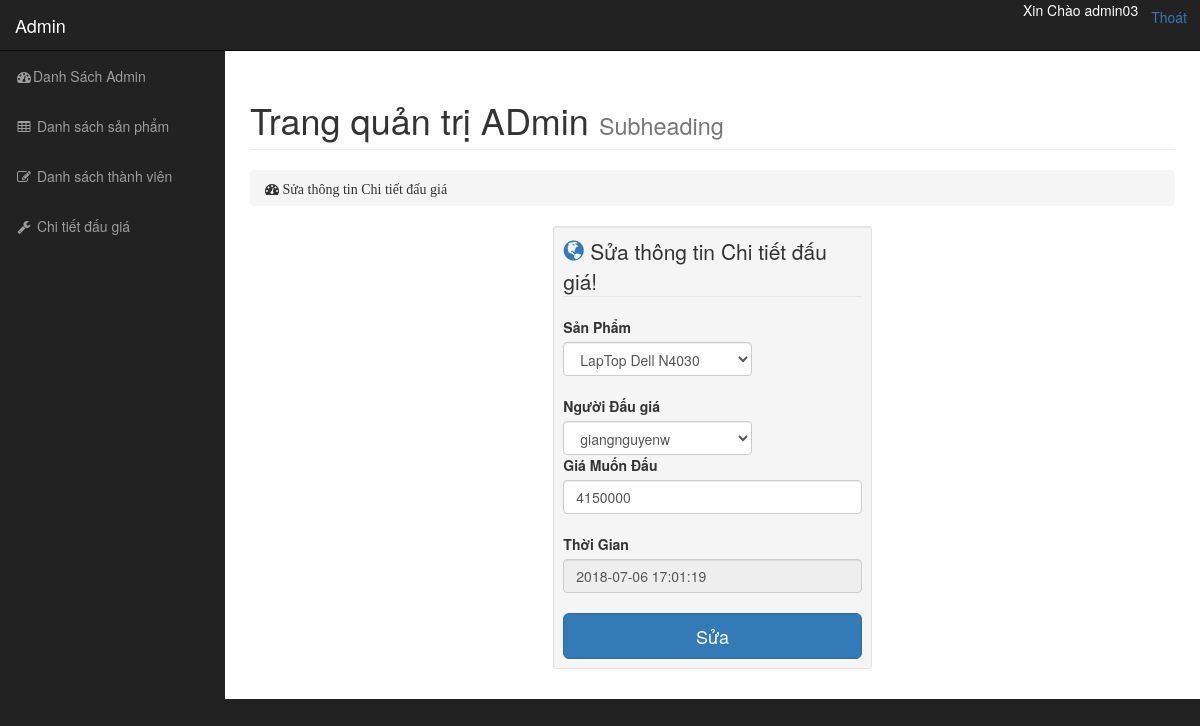
The app's page /admin/modules/ctdaugia/edit.php?id=217 (signed in) with its own data.
### tables this page shows
CREATE TABLE `ctdaugia` (
  `MaCT` int(11) NOT NULL,
  `MaSP` int(11) NOT NULL,
  `MaThanhVien` int(11) NOT NULL,
  `GiaMuonDau` float NOT NULL,
  `thoigian` timestamp NOT NULL DEFAULT CURRENT_TIMESTAMP ON UPDATE CURRENT_TIMESTAMP
);

CREATE TABLE `sanpham` (
  `MaSP` int(11) NOT NULL,
  `TenSP` varchar(50) NOT NULL,
  `GiaKhoiDiem` double NOT NULL,
  `NguoiBan` int(11) NOT NULL,
  `ThongTinSP` text NOT NULL,
  `Trangthai` tinyint(4) NOT NULL DEFAULT '0',
  `MaLoai` int(11) NOT NULL,
  `ThoiHan` date DEFAULT NULL,
  `Anh` text NOT NULL,
  `NguoichienThang` int(11) NOT NULL
);

CREATE TABLE `thanhvien` (
  `MaThanhVien` int(11) NOT NULL,
  `TenDangNhap` varchar(50) NOT NULL,
  `MatKhau` varchar(50) NOT NULL,
  `Ho` varchar(50) NOT NULL,
  `Ten` varchar(50) NOT NULL,
  `NgaySinh` date NOT NULL,
  `GioiTinh` tinyint(4) NOT NULL,
  `Diachi` text NOT NULL,
  `Email` varchar(50) NOT NULL,
  `SDT` varchar(50) NOT NULL
);

### libraries/database.php (called while the page is built, shortened)
<?php
    class Database
    {
        public $link;
        public function __construct()
        {
            $this->link = mysqli_connect("localhost","root","","daugia2.0") or die ();
            mysqli_set_charset($this->link,"utf8");
        }
        public function fetchID($table , $id, $ma )
        {
            $sql = "SELECT * FROM {$table} WHERE $ma = '$id' ";
            $result = mysqli_query($this->link,$sql) or die("Lỗi  truy vấn fetchID " .mysqli_error($this->link));
            return mysqli_fetch_assoc($result);
        }
         public function fetchAll($table)
        {
            $sql = "SELECT * FROM {$table} WHERE 1" ;
            $result = mysqli_query($this->link,$sql) or die("Lỗi Truy Vấn fetchAll " .mysqli_error($this->link));
            $data = [];
            if( $result)
            {
                while ($num = mysqli_fetch_assoc($result))
                {
                    $data[] = $num;
                }
            }
            return $data;
        }
    }
    ?>

### admin/autoload/autoload.php (called while the page is built, shortened)
<?php
	 require_once __DIR__. "/../../libraries/database.php";
	 require_once __DIR__. "/../../libraries/function.php";
	 $db = new Database;
 ?>

### libraries/function.php (called while the page is built, shortened)
<?php
 function  getInput($string)
 {
     return isset($_GET[$string]) ? $_GET[$string] : '';
 }
 ?>

### admin/modules/ctdaugia/edit.php (the view, shortened to what this page needs)
<?php
    require_once __DIR__. "/../../autoload/autoload.php";
    $id=intval(getInput('id'));
    $id_sanpham=$db->fetchAll('sanpham');
    $id_user=$db->fetchAll('thanhvien');
    $id_Ctiet=$db->fetchID('ctdaugia',$id,'MaCT');
  ?>
<?php require_once __DIR__. "/../../layouts/header.php";  ?>
            <div class="row">
                <div class="col-lg-12">
                    <h1 class="page-header">
                        Trang quản trị ADmin
                        <small>Subheading</small>
                    </h1>
                    <ol class="breadcrumb">
                        <li>
                            <i class="fa fa-dashboard"> Sửa thông tin Chi tiết đấu giá</i>
                        </li>
                    </ol>
                </div>
            </div>
            <div class="row">
                <div class="col-xs-12 col-sm-12 col-md-4 well well-sm col-md-offset-4">
                    <legend><a href="http://hocwebgiare.com/"><i class="glyphicon glyphicon-globe"></i></a> Sửa thông tin Chi tiết đấu giá!
                    </legend>
                    <form action="" method="post" class="form" role="form">
                        <div class="row">
                        	<div class="col-md-8">
                            <label  class="control-lable" > Sản Phẩm </label>
                            <select class="form-control " name="MaSP" >
                                <?php foreach( $id_sanpham as  $item):  ?>
                                    <option value="<?php echo $item['MaSP']  ?>" <?php if($item['MaSP']==$id_Ctiet['MaSP']) echo "selected= 'selected'" ?> > <?php echo $item['TenSP']  ?>
                                    </option>
                                <?php endforeach  ?>
                            </select>
                            <br>
                            <label  class="control-lable" > Người Đấu giá </label>
                            <select class="form-control " name="MaThanhVien" >
                                <?php foreach( $id_user as  $item):  ?>
                                    <option value="<?php echo $item['MaThanhVien']  ?>" <?php if($item['MaThanhVien']==$id_Ctiet['MaThanhVien']) echo "selected= 'selected'" 	 ?> > <?php echo $item['TenDangNhap']  ?>
                                    </option>
                                <?php endforeach  ?>
                            </select>
                        </div>
                        </div>
                      	<label> Giá Muốn Đấu </label>
                        <input class="form-control" type="number" name="GiaMuonDau" step="10000"  value="<?php echo $id_Ctiet['GiaMuonDau']  ?>">
                        <br>
                        <label > Thời Gian </label>
                        <input class="form-control" type="dateTime" readonly="1" name="ThoiGian"  value="<?php echo $id_Ctiet['thoigian']  ?>">
                        <br>
                        <button class="btn btn-lg btn-primary btn-block" type="submit"> Sửa</button>
                    </form>
                </div>
            </div>
<?php require_once __DIR__. "/../../layouts/footer.php";  ?>

### public/admin/css/sb-admin.css (style rules this page uses)
body { margin-top: 100px; background-color: #222; }
@media (min-width:768px) { body { margin-top: 50px; } }

### records on screen
ctdaugia: MaSP "LapTop Dell N4030", MaThanhVien "giangnguyenw", GiaMuonDau "4150000", ThoiGian "2018-07-06 17:01:19"

### other values on screen
$_SESSION['name_ad_id'] "admin03"
